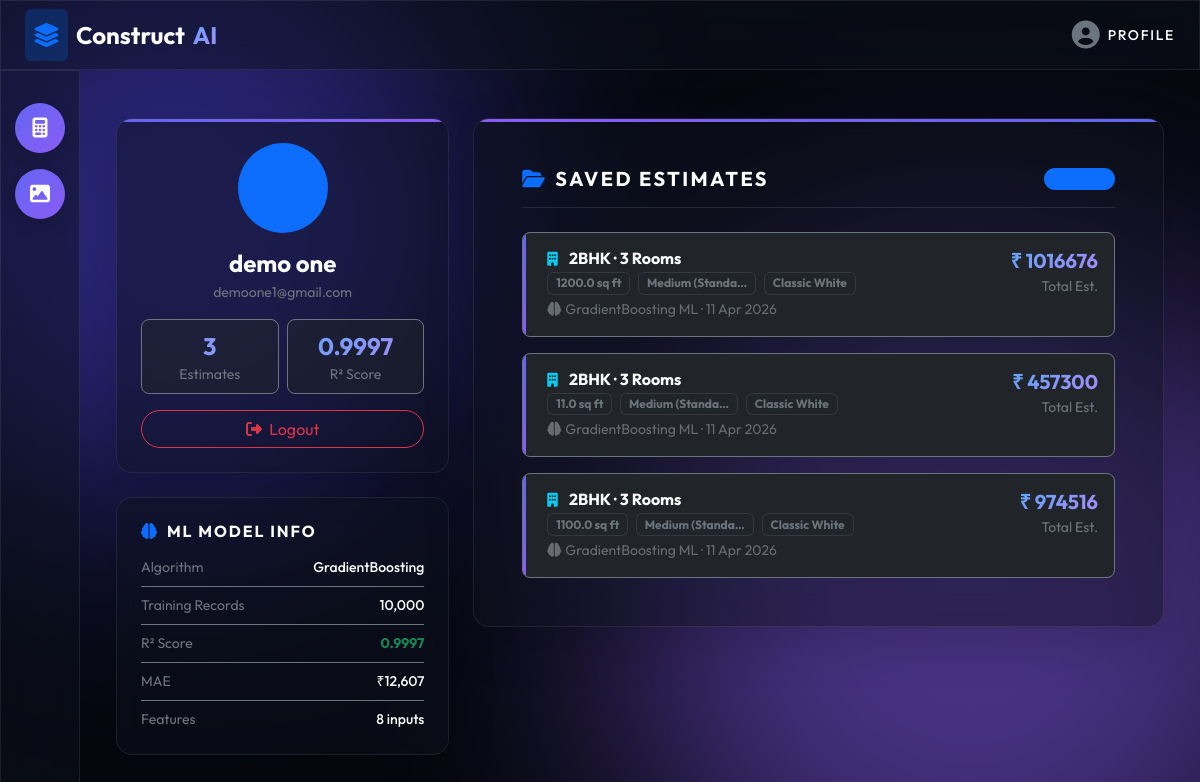
The app's page /profile/ (signed in) with its own data.
### estimator/models.py (models this page shows, shortened)
class ProjectEstimate(models.Model):
    user = models.ForeignKey(User, on_delete=models.CASCADE, null=True, blank=True)
    plot_area = models.FloatField(help_text="Area in square feet")
    rooms = models.CharField(max_length=10)
    material_quality = models.CharField(max_length=20)
    paint_type = models.CharField(max_length=20)
    house_type = models.CharField(max_length=10)
    room_type = models.CharField(max_length=20)
    theme = models.CharField(max_length=30)
    budget_range = models.CharField(max_length=50)
    estimated_cost = models.DecimalField(max_digits=12, decimal_places=2, null=True, blank=True)
    created_at = models.DateTimeField(auto_now_add=True)

### estimator/views.py (the view)
# urls.py: path('profile/',  views.profile_view,  name='profile'),
def profile_view(request):
    if request.user.is_authenticated:
        projects = ProjectEstimate.objects.filter(user=request.user).order_by('-created_at')
    else:
        projects = ProjectEstimate.objects.all().order_by('-created_at')
    return render(request, 'profile.html', {'projects': projects})

### estimator/templates/profile.html (shortened to what this page needs)
{% extends 'base.html' %}
{% block content %}
<div class="container mt-4 pb-4">
    <div class="row g-4">
        <div class="col-lg-4">
            <div class="card glass border-0 rounded-4 shadow-lg p-4 text-center mb-4 position-relative overflow-hidden">
                <div class="position-absolute top-0 start-0 w-100" style="height:3px;background:linear-gradient(90deg,var(--primary),var(--secondary));"></div>
                <div class="bg-primary bg-opacity-15 rounded-circle d-inline-flex align-items-center justify-content-center mx-auto mb-3 border border-primary border-opacity-25" style="width:90px;height:90px;">
                    <i class="fa-solid fa-user-astronaut fs-1 text-primary"></i>
                </div>
                {% if user.is_authenticated %}
                <h4 class="fw-bold text-white mb-1">{{ user.get_full_name|default:user.username }}</h4>
                <p class="text-secondary small mb-3">{{ user.email }}</p>
                {% else %}
                <h4 class="fw-bold text-white mb-1">Guest User</h4>
                <p class="text-secondary small mb-3">Not logged in</p>
                {% endif %}
                <div class="row g-2 mb-3">
                    <div class="col-6">
                        <div class="bg-dark bg-opacity-50 rounded-3 p-2 border border-secondary border-opacity-15">
                            <div class="fs-4 fw-bold gradient-text">{{ projects|length }}</div>
                            <div class="text-secondary small">Estimates</div>
                        </div>
                    </div>
                    <div class="col-6">
                        <div class="bg-dark bg-opacity-50 rounded-3 p-2 border border-secondary border-opacity-15">
                            <div class="fs-4 fw-bold gradient-text">0.9997</div>
                            <div class="text-secondary small">R² Score</div>
                        </div>
                    </div>
                </div>
                {% if user.is_authenticated %}
                <a href="{% url 'logout' %}" class="btn btn-outline-danger w-100 rounded-pill small">
                    <i class="fa-solid fa-right-from-bracket me-1"></i> Logout
                </a>
                {% else %}
                <a href="{% url 'login' %}" class="btn btn-primary w-100 rounded-pill small">Login</a>
                {% endif %}
            </div>
            <div class="card glass border-0 rounded-4 shadow-lg p-4">
                <h6 class="text-white fw-bold text-uppercase tracking-wider mb-3"><i class="fa-solid fa-brain text-primary me-2"></i>ML Model Info</h6>
                <div class="d-flex flex-column gap-2 small">
                    <div class="d-flex justify-content-between border-bottom border-secondary border-opacity-15 pb-2">
                        <span class="text-secondary">Algorithm</span><span class="text-white fw-medium">GradientBoosting</span>
                    </div>
                    <div class="d-flex justify-content-between border-bottom border-secondary border-opacity-15 pb-2">
                        <span class="text-secondary">Training Records</span><span class="text-white fw-medium">10,000</span>
                    </div>
                    <div class="d-flex justify-content-between border-bottom border-secondary border-opacity-15 pb-2">
                        <span class="text-secondary">R² Score</span><span class="text-success fw-bold">0.9997</span>
                    </div>
                    <div class="d-flex justify-content-between border-bottom border-secondary border-opacity-15 pb-2">
                        <span class="text-secondary">MAE</span><span class="text-white fw-medium">₹12,607</span>
                    </div>
                    <div class="d-flex justify-content-between">
                        <span class="text-secondary">Features</span><span class="text-white fw-medium">8 inputs</span>
                    </div>
                </div>
            </div>
        </div>
        <div class="col-lg-8">
            <div class="card glass border-0 rounded-4 shadow-lg overflow-hidden position-relative">
                <div class="position-absolute top-0 start-0 w-100" style="height:3px;background:linear-gradient(90deg,var(--secondary),var(--primary));"></div>
                <div class="card-body p-4 p-xl-5">
                    <div class="d-flex justify-content-between align-items-center mb-4 border-bottom border-secondary border-opacity-25 pb-3">
                        <h5 class="fw-bold text-white mb-0 tracking-wider text-uppercase">
                            <i class="fa-solid fa-folder-open text-primary me-2"></i>Saved Estimates
                        </h5>
                        <span class="badge bg-primary bg-opacity-20 text-primary border border-primary border-opacity-25 rounded-pill">{{ projects|length }} Records</span>
                    </div>
                    <div class="d-flex flex-column gap-3">
                        {% if projects %}
                            {% for project in projects %}
                            <div class="p-3 bg-dark bg-opacity-40 border border-secondary border-opacity-20 rounded-3 position-relative overflow-hidden">
                                <div class="position-absolute start-0 top-0 bottom-0" style="width:3px;background:linear-gradient(180deg,var(--primary),var(--secondary));border-radius:3px 0 0 3px;"></div>
                                <div class="d-flex justify-content-between align-items-start flex-wrap gap-2 ps-2">
                                    <div>
                                        <h6 class="text-white fw-bold mb-1">
                                            <i class="fa-solid fa-building text-info me-2 small"></i>
                                            {{ project.house_type }} · {{ project.rooms }} Rooms
                                        </h6>
                                        <div class="d-flex flex-wrap gap-2 mb-1">
                                            <span class="badge bg-dark border border-secondary border-opacity-25 text-secondary small">{{ project.plot_area }} sq ft</span>
                                            <span class="badge bg-dark border border-secondary border-opacity-25 text-secondary small">{{ project.material_quality|truncatechars:15 }}</span>
                                            <span class="badge bg-dark border border-secondary border-opacity-25 text-secondary small">{{ project.theme|truncatechars:18 }}</span>
                                        </div>
                                        <p class="text-muted small mb-0 opacity-50">
                                            <i class="fa-solid fa-brain me-1"></i>GradientBoosting ML ·
                                            {% if project.created_at %}{{ project.created_at|date:"d M Y" }}{% endif %}
                                        </p>
                                    </div>
                                    <div class="text-end">
                                        <h5 class="gradient-text fw-bold mb-0">₹ {{ project.estimated_cost|floatformat:0 }}</h5>
                                        <small class="text-secondary">Total Est.</small>
                                    </div>
                                </div>
                            </div>
                            {% endfor %}
                        {% endif %}
                    </div>
                </div>
            </div>
        </div>
    </div>
</div>
{% endblock %}

### static/css/style.css (style rules this page uses)
:root { --bg-base: #06080f; --primary: #6366f1; --secondary: #8b5cf6; --glass-bg: rgba(14, 18, 30, 0.45); --glass-border: rgba(255, 255, 255, 0.08); }
body { background-color: var(--bg-base); font-family: 'Outfit', sans-serif; color: #f8fafc; }
.tracking-wider { letter-spacing: 0.05em; }
.glass { background: var(--glass-bg); backdrop-filter: blur(16px); border: 1px solid var(--glass-border) !important; }
.gradient-text { background: linear-gradient(135deg, #60A5FA, #A78BFA); -webkit-background-clip: text; -webkit-text-fill-color: transparent; }

### estimator/templates/profile.html (style rules this page uses)
.tracking-wider { letter-spacing:.12em }

### records on screen
ProjectEstimate: house_type "2BHK", rooms "3", plot_area "1200.0", material_quality "Medium (Standa…", theme "Classic White", created_at "11 Apr 2026", estimated_cost "1016676"
ProjectEstimate: house_type "2BHK", rooms "3", plot_area "11.0", material_quality "Medium (Standa…", theme "Classic White", created_at "11 Apr 2026", estimated_cost "457300"
ProjectEstimate: house_type "2BHK", rooms "3", plot_area "1100.0", material_quality "Medium (Standa…", theme "Classic White", created_at "11 Apr 2026", estimated_cost "974516"

### other values on screen
{{ user.get_full_name|default:user.username }} "demo one"
{{ user.email }} "demoone1@gmail.com"
{{ projects|length }} "3"
